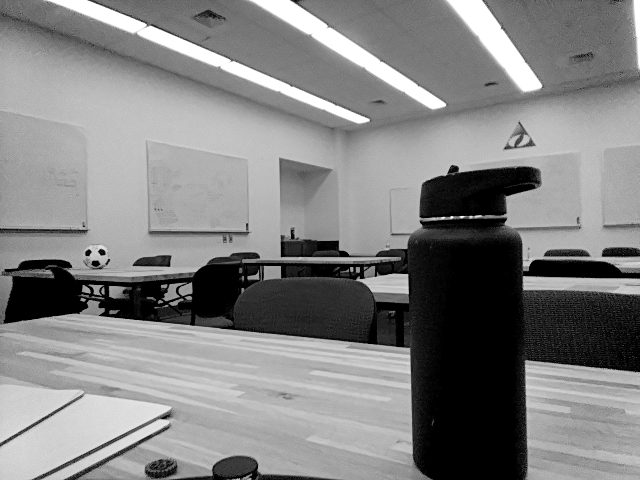
#> input picture images/mac126/right.png, 640 x 480 px
$ python rectify.py
#> lines starting #> are read from the running program, lines starting #| are printed output that depends on the picture
import cv2
import numpy as np


extrinsics = np.load("ext_r_to_l.npy")
#> (reads ext_r_to_l.npy from the repository)
intrinsic_left = np.load("int_l.npy")
#> (reads int_l.npy from the repository)
intrinsic_right = np.load("int_r.npy")
#> (reads int_r.npy from the repository)

right = cv2.imread("images/mac126/right.png")
#> right is the input picture: shape (480, 640, 3); min 0, max 255, mean 130.1
left = cv2.imread("images/mac126/left.png")
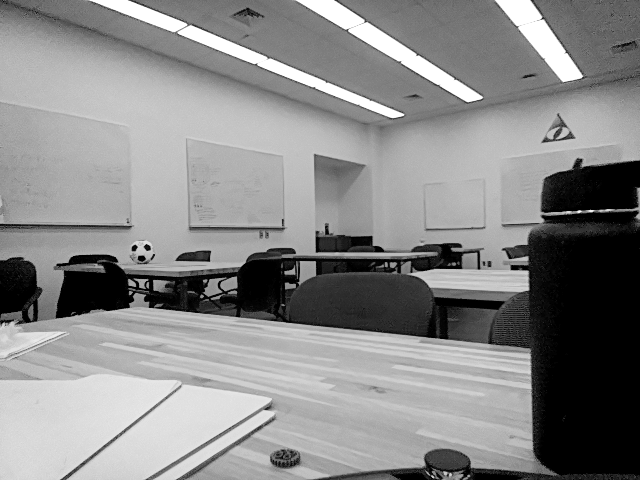
#> input picture images/mac126/left.png, 640 x 480 px
#> left is the input picture: shape (480, 640, 3); min 0, max 255, mean 137.2
default_rect_r = cv2.imread("images/mac126/rect_right.png")
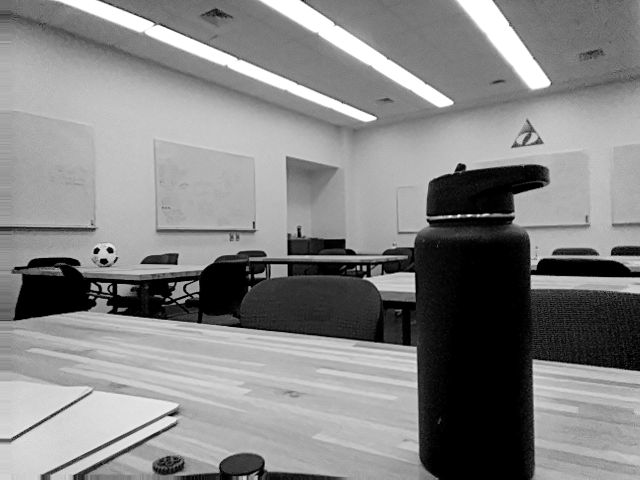
#> input picture images/mac126/rect_right.png, 640 x 480 px
#> default_rect_r is the input picture: shape (480, 640, 3); min 0, max 255, mean 132.7
default_rect_l = cv2.imread("images/mac126/rect_left.png")
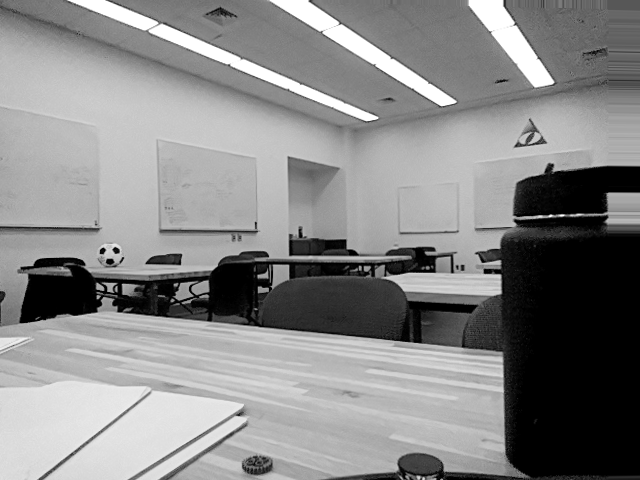
#> input picture images/mac126/rect_left.png, 640 x 480 px
#> default_rect_l is the input picture: shape (480, 640, 3); min 0, max 255, mean 135.9

right = cv2.cvtColor(right, cv2.COLOR_BGR2GRAY)
#> right: shape (480, 640)
left = cv2.cvtColor(left, cv2.COLOR_BGR2GRAY)
#> left: shape (480, 640)

def rectify(right, left, extrinsics, intrinsic_left, intrinsic_right):
    R = extrinsics[0:3, 0:3]
    T = extrinsics[0:3,3]

    e_1 = T/np.linalg.norm(T)
    e_2 = np.array([-T[1], T[0],0])/np.linalg.norm(T[0:2])
    e_3 = np.cross(e_1, e_2)
    R_rect = np.array([e_1, e_2, e_3])
    f_l = intrinsic_left[0][0]
    f_r = intrinsic_right[0][0]
    h,w = right.shape
#> h = 480; w = 640
    rect_l = -np.ones_like(left)
    rect_r = -np.ones_like(right)
    R_1 = R_rect
    R_2 = np.matmul(R,R_rect)

    for y in range(h):
        for x in range(w):
            p_l = np.matmul(R_1, [x, y, f_l])
            x_r = int(p_l[0])
            y_r = int(p_l[1])
            if 0 <= x_r < w and 0 <= y_r < h:
                rect_l[y_r][x_r] = left[y][x]
            p_r = np.matmul(R_2, [x, y, f_r])
            x_r = int(p_r[0])
            y_r = int(p_r[1])
            if 0 <= x_r < w and 0 <= y_r < h:
                rect_r[y_r][x_r] = right[y][x]
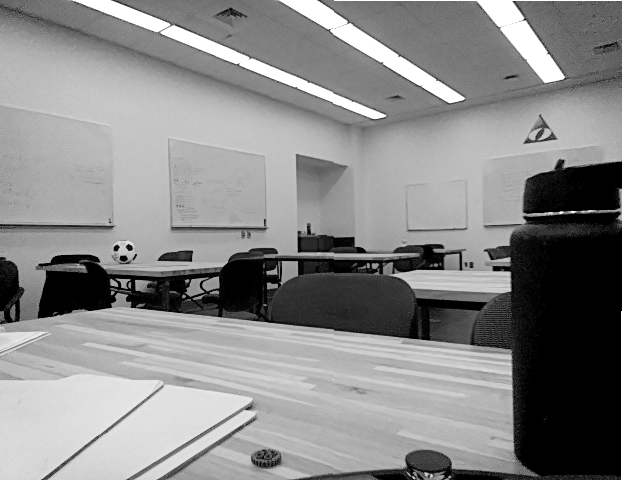
#> rect_l: shape (480, 640); min 0, max 255, mean 140.3
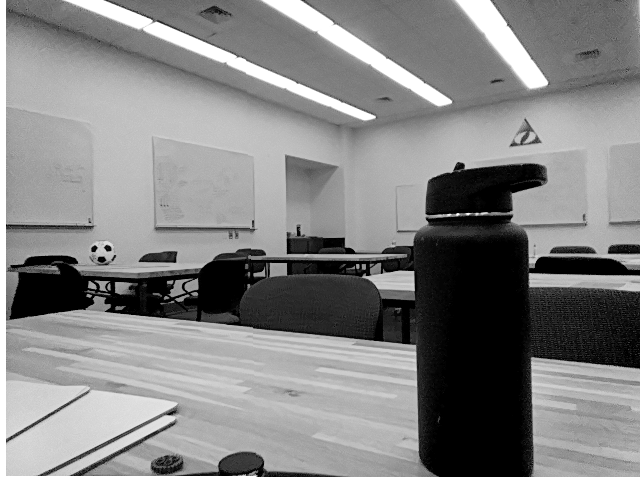
#> rect_r: shape (480, 640); min 0, max 255, mean 132
    return rect_r, rect_l
rect_r, rect_l = rectify(right, left, extrinsics, intrinsic_left, intrinsic_right)
cv2.imshow("stereo", np.concatenate((left, right), axis=1))
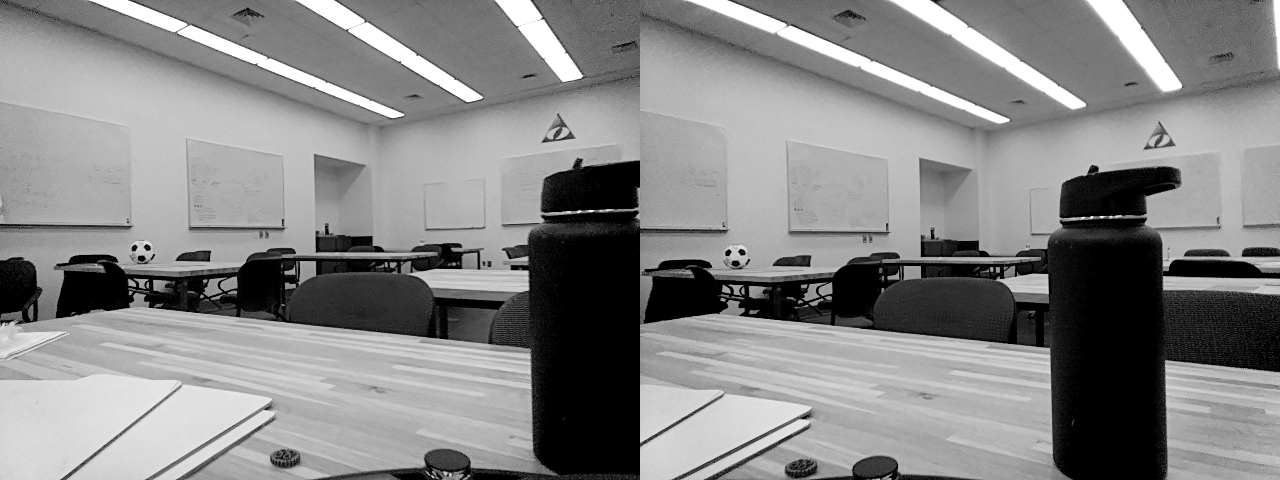
#> window 'stereo': shape (480, 1280); min 0, max 255, mean 133.7
cv2.imshow("rect", np.concatenate((rect_l, rect_r), axis=1))
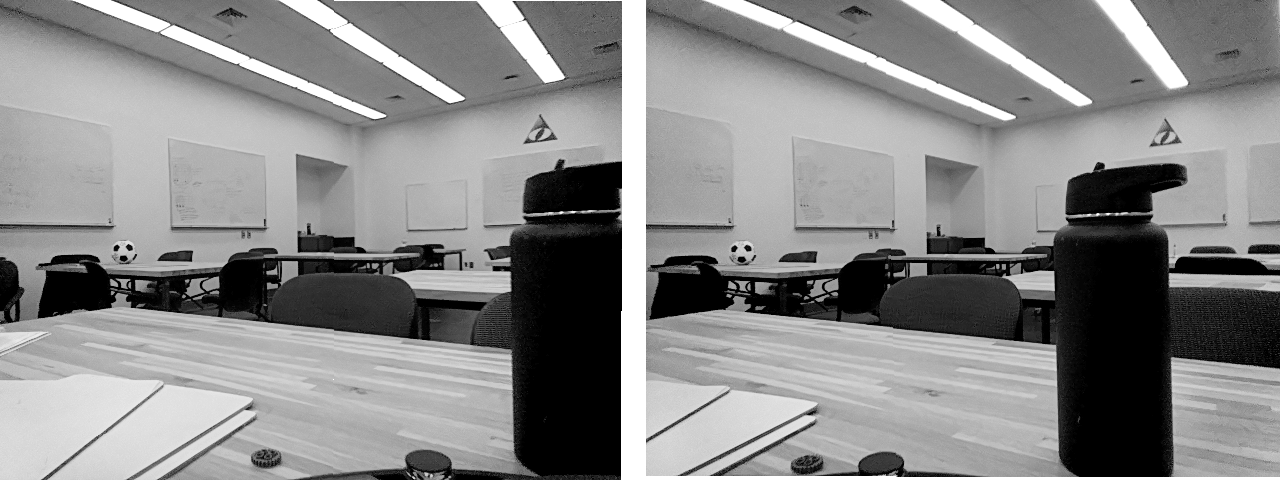
#> window 'rect': shape (480, 1280); min 0, max 255, mean 136.2
cv2.imwrite(f"rect_l.png", rect_l)
cv2.imwrite(f"rect_r.png", rect_r)
cv2.waitKey()
